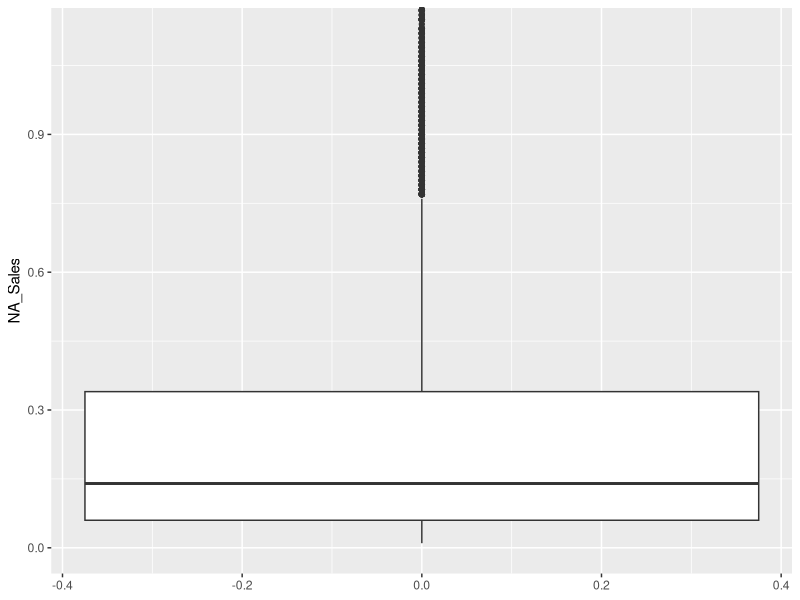
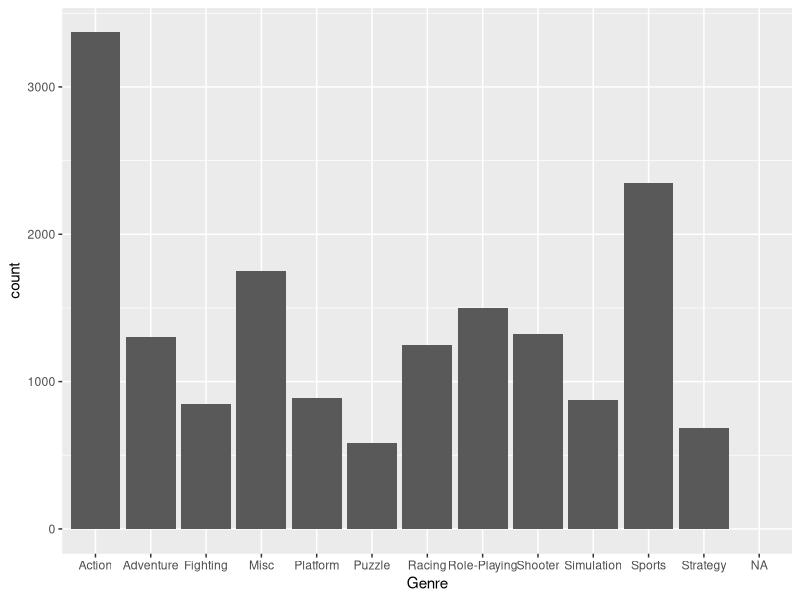
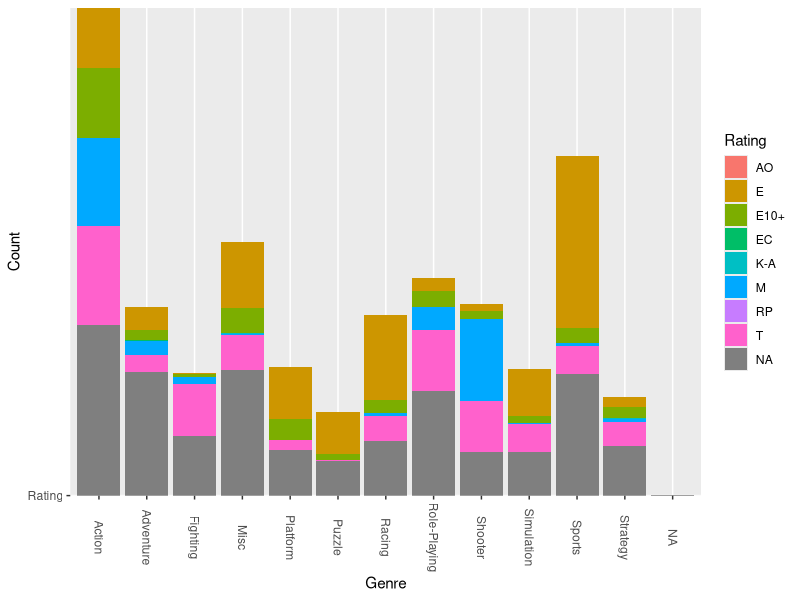
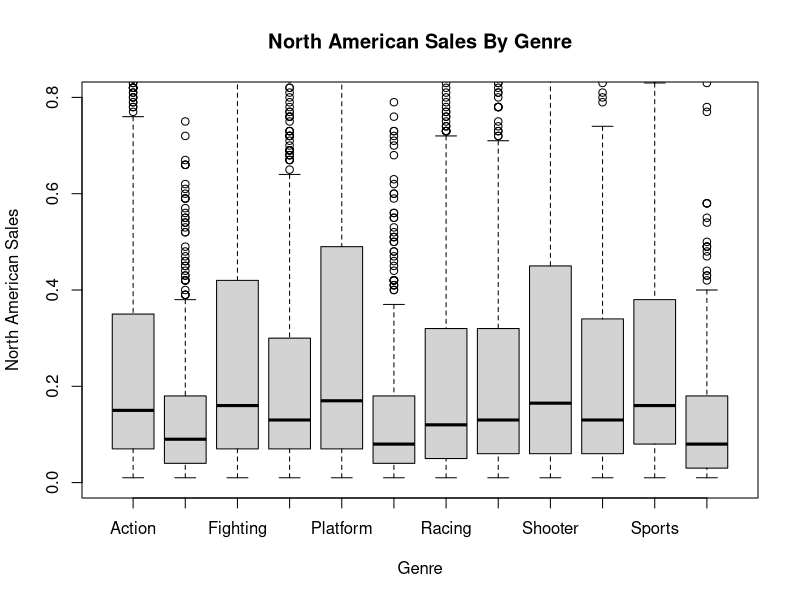
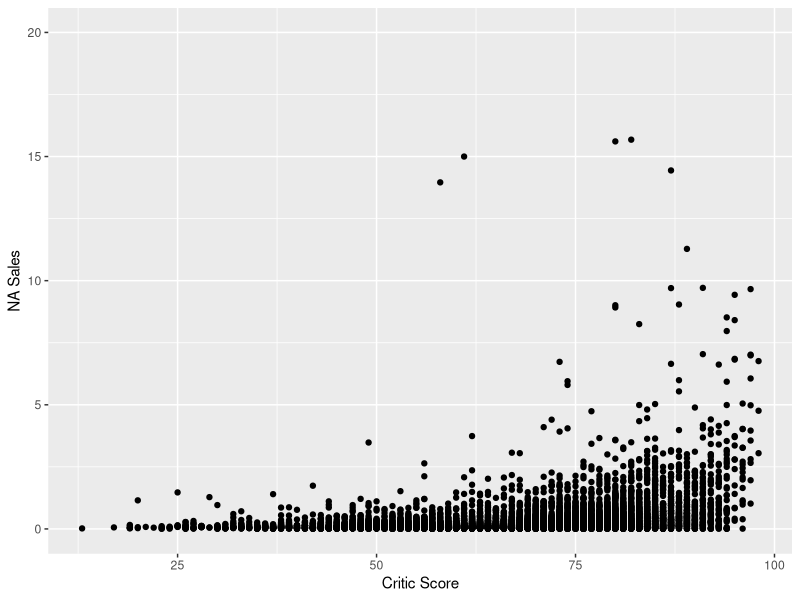

R code for these plots, in order:
## ---- chunk 1
#Loading Libraries
library(tidyverse)

#Loading Dataset
vgs <- read.csv('replaced variables.csv', na.strings = c("", "NA"))

#Transforming variables to appropriate data types
vgs$NA_Sales<-as.numeric(vgs$NA_Sales)
vgs$EU_Sales<-as.numeric(vgs$EU_Sales)
vgs$JP_Sales<-as.numeric(vgs$JP_Sales)
vgs$Other_Sales<-as.numeric(vgs$Other_Sales)
vgs$Platform <- as.factor(vgs$Platform)
vgs$Publisher <- as.factor(vgs$Genre)
vgs$Genre <- as.factor(vgs$Genre)
vgs$Developer <- as.factor(vgs$Developer)
vgs$Rating <- as.factor(vgs$Rating)
vgs$Year_of_Release <- as.factor(vgs$Year_of_Release)
vgs$User_Score <- as.numeric(vgs$User_Score)
vgs$Name <- as.character(vgs$Name)
vgs$User_Score <- vgs$User_Score * 10

#Replacing empty entries with NA
## ---- chunk 2
summary(vgs$NA_Sales, na.rm = TRUE) # summarize the variable NA_Sales
sd(vgs$NA_Sales, na.rm = TRUE) # find the standard deviation
IQR(vgs$NA_Sales, na.rm = TRUE) # find the IQR
nasmildthreshold = (.28*1.5) + .28 # mild threshold
print(nasmildthreshold)
nasmaxthreshold = (.28*3) + .28 # extreme threshold
print(nasmaxthreshold)
sum(vgs$NA_Sales>nasmaxthreshold, na.rm = TRUE) # number of observations above the max threshold
ggplot(data = vgs, aes(y = NA_Sales)) + geom_boxplot() + coord_cartesian(ylim = c(0, 1.12))
## ---- chunk 3
vgs$Genre[vgs$Genre %in% c("")]<- NA
freq_genre <- table(vgs$Genre)
rel_freq_genre <- table(vgs$Genre)/nrow(vgs)
ggplot(vgs, aes(Genre), na.action=na.omit()) + geom_bar()
## ---- chunk 4
twoway <- addmargins(table(vgs$Rating, vgs$Genre))
twoway
ggplot(vgs, aes(fill=Rating, y='Rating', x=Genre)) + geom_bar(position= 'stack', stat='identity') + ylab('Count') + xlab('Genre') + theme(axis.text.x=element_text(angle = -90, vjust = 0.5))
## ---- chunk 5
summary(vgs$NA_Sales) #summary statistics of North American sales
table(vgs$Genre) #Frequency table of Video Game Genres
nasalesiqr <- IQR(vgs$NA_Sales, na.rm = TRUE) #Calculating the IQR of NA_Sales
highoutlier <- 0.340+(1.5*nasalesiqr) #High outlier formula
boxplot(vgs$NA_Sales~vgs$Genre, main = "North American Sales By Genre", xlab =
          "Genre", ylab = "North American Sales", ylim = c(0,0.8))
#This is a side by side box and whisker plot that shows the North American video
#game sales by genre. the y axis is limited based on the high outlier formula.
## ---- chunk 6
ggplot(vgs, aes(Critic_Score, NA_Sales)) + geom_point() +ylab('NA Sales') + xlab('Critic Score') + ylim(0, 20)

